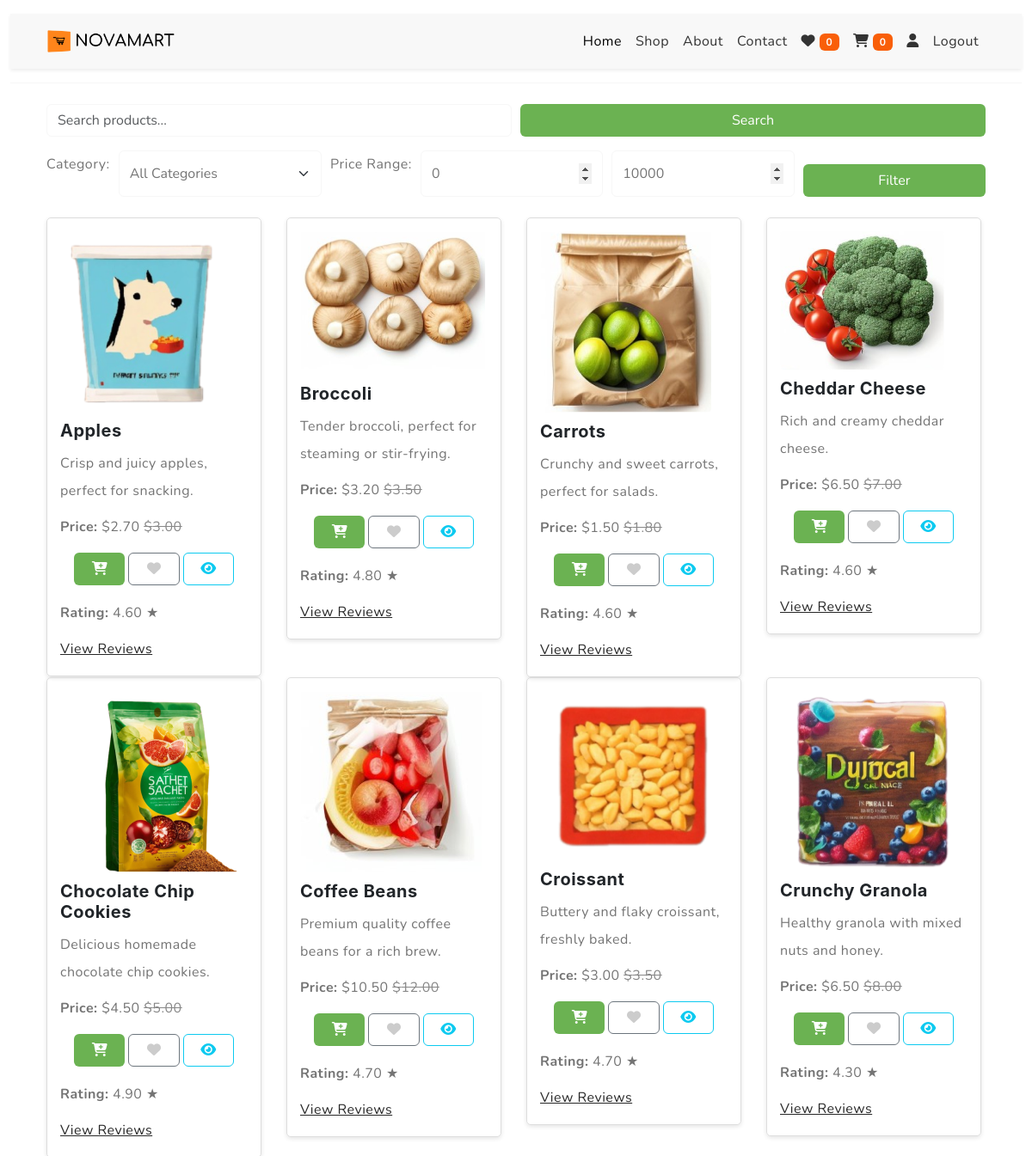
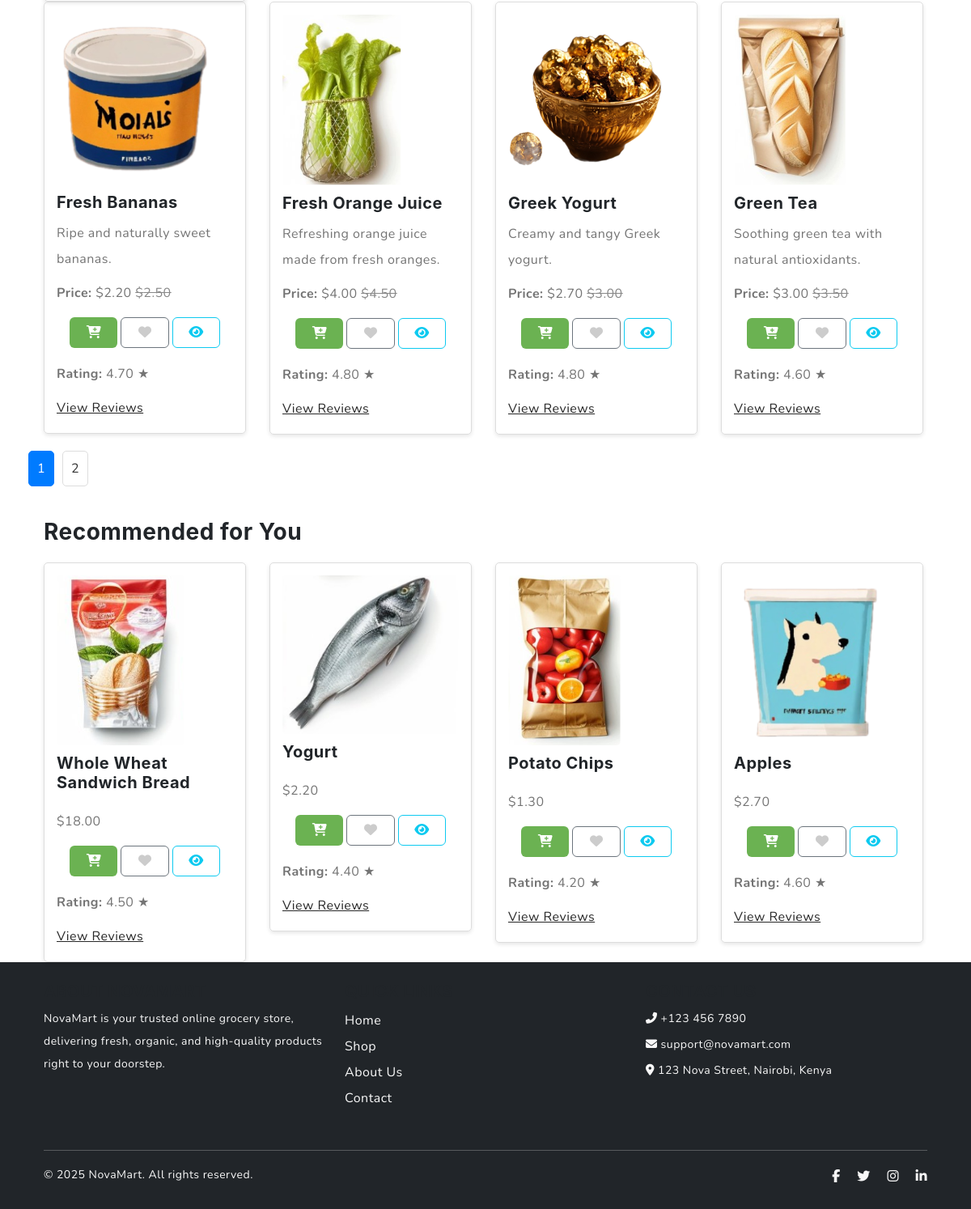
/shop.php (signed in), run on the app's committed database (2 pictures, top to bottom).
### tables this page shows
CREATE TABLE products (
    id INT AUTO_INCREMENT PRIMARY KEY,
    category_id INT NOT NULL,
    name VARCHAR(255) NOT NULL,
    description TEXT,
    image_url VARCHAR(255),
    rating DECIMAL(3, 2),
    reviews_count INT,
    original_price DECIMAL(10, 2),
    discounted_price DECIMAL(10, 2),
    discount_percentage DECIMAL(5, 2),
    quantity_in_stock INT,
    is_featured BOOLEAN,
    is_most_popular BOOLEAN,
    is_just_arrived BOOLEAN,
    is_best_selling BOOLEAN,
    created_at TIMESTAMP DEFAULT CURRENT_TIMESTAMP,
    FOREIGN KEY (category_id) REFERENCES categories(id) ON DELETE CASCADE
);

### shop.php (the view, shortened to what this page needs)
<?php
include('db_connection.php');
$is_logged_in = isset($_SESSION['user_id']);
$search = isset($_GET['search']) ? $_GET['search'] : '';
$category_filter = isset($_GET['category']) ? $_GET['category'] : '';
$min_price = isset($_GET['min_price']) ? $_GET['min_price'] : 0;
$max_price = isset($_GET['max_price']) ? $_GET['max_price'] : 10000;
$limit = 12;
$page = isset($_GET['page']) ? $_GET['page'] : 1;
$offset = ($page - 1) * $limit;
$query = "SELECT * FROM products WHERE quantity_in_stock > 0
          AND (name LIKE '%$search%' OR description LIKE '%$search%')
          AND (original_price BETWEEN $min_price AND $max_price)
          AND (category_id LIKE '%$category_filter%')
          ORDER BY name ASC LIMIT $limit OFFSET $offset";
$result = mysqli_query($conn, $query);
$total_query = "SELECT COUNT(*) FROM products WHERE quantity_in_stock > 0";
$total_result = mysqli_query($conn, $total_query);
$total_row = mysqli_fetch_array($total_result);
$total_products = $total_row[0];
$total_pages = ceil($total_products / $limit);
?>
<!DOCTYPE html>
<html lang="en">
<head>
    <link rel="stylesheet" href="https://cdn.jsdelivr.net/npm/swiper@9/swiper-bundle.min.css">
    <link href="https://cdn.jsdelivr.net/npm/bootstrap@5.3.0-alpha3/dist/css/bootstrap.min.css" rel="stylesheet">
    <link rel="stylesheet" type="text/css" href="css/vendor.css">
    <link rel="stylesheet" type="text/css" href="style.css">
    <link href="https://cdnjs.cloudflare.com/ajax/libs/font-awesome/6.5.0/css/all.min.css" rel="stylesheet">
</head>
<body>
<header>
    <div class="container-fluid">
        <div class="row py-3 border-bottom">
            <nav class="navbar navbar-expand-lg navbar-light bg-light shadow-sm">
                <div class="container">
                    <img src="images/logo.png" alt="NovaMart logo" class="img-fluid" style="max-width: 150px; height: auto;">
                    <div class="collapse navbar-collapse" id="navbarNav">
                        <ul class="navbar-nav ms-auto">
                            <li class="nav-item">
                                <a class="nav-link active" href="index.php">Home</a>
                            </li>
                            <li class="nav-item">
                                <a class="nav-link" href="shop.php">Shop</a>
                            </li>
                            <li class="nav-item">
                                <a class="nav-link" href="#about">About</a>
                            </li>
                            <li class="nav-item">
                                <a class="nav-link" href="#contact">Contact</a>
                            </li>
                             <li class="nav-item">
                        <a class="nav-link" href="wishlist.php">
                            <i class="fas fa-heart"></i>
                            <span id="wishlist-count" class="badge bg-danger">
                                <?php echo $_SESSION['wishlist_count'] ?? 0; ?>
                            </span>
                        </a>
                    </li>
                            <li class="nav-item">
                    <a class="nav-link" href="cart.php">
                      <i class="fas fa-cart-shopping"></i>
                      <span id="cart-count" class="badge bg-danger"><?php echo $_SESSION['cart_count'] ?? 0; ?></span>
                    </a>
                  </li>
                  <?php if ($is_logged_in): ?>
                    <li class="nav-item">
                      <a class="nav-link" href="#" data-bs-toggle="modal" data-bs-target="#userInfoModal">
                        <i class="fas fa-user"></i>
                      </a>
                    </li>
                    <li class="nav-item">
                      <a class="nav-link" href="logout.php">Logout</a>
                    </li>
                  <?php endif; ?>
                        </ul>
                    </div>
                </div>
            </nav>
        </div>
    </div>
</header>
<section class="search-filter container my-4">
    <form method="GET" action="shop.php">
        <input type="text" name="search" placeholder="Search products..." value="<?php echo $search; ?>" class="form-control">
        <button type="submit" class="btn btn-primary">Search</button>
    </form>
    <form method="GET" action="shop.php" class="mt-3">
        <label>Category:</label>
        <select name="category" class="form-select">
            <option value="">All Categories</option>
        </select>
        <label>Price Range:</label>
        <input type="number" name="min_price" placeholder="Min Price" value="<?php echo $min_price; ?>" class="form-control">
        <input type="number" name="max_price" placeholder="Max Price" value="<?php echo $max_price; ?>" class="form-control">
        <button type="submit" class="btn btn-primary mt-3">Filter</button>
    </form>
</section>
<section class="product-listings container">
    <div class="row">
        <?php while ($row = mysqli_fetch_assoc($result)): ?>
            <div class="col-md-6 col-lg-4 col-xl-3">
                <div class="product-card">
                    <img src="<?php echo $row['image_url']; ?>" alt="<?php echo $row['name']; ?>" class="product-image">
                    <h3><?php echo $row['name']; ?></h3>
                    <p><?php echo $row['description']; ?></p>
                    <p><strong>Price:</strong> $<?php echo $row['discounted_price']; ?>
                        <span class="original-price">$<?php echo $row['original_price']; ?></span>
                    </p>
                    <div class="button-area p-3 pt-0">
                        <div class="row g-1 mt-2">
                            <div class="col-4">
                                <button class="btn btn-primary w-100 add-to-cart" data-product-id="<?php echo $row['id']; ?>">
                                    <i class="fas fa-cart-plus"></i>
                                </button>
                            </div>
                            <div class="col-4">
                                <button class="btn btn-outline-secondary w-100 add-to-wishlist" data-product-id="<?php echo $row['id']; ?>">
                                    <i class="fas fa-heart wishlist-icon"></i>
                                </button>
                            </div>
                            <div class="col-4">
                                <button class="btn btn-outline-info w-100 quick-view-btn" data-id="<?php echo $row['id']; ?>">
                                    <i class="fas fa-eye"></i>
                                </button>
                            </div>
                        </div>
                    </div>
                    <p><strong>Rating:</strong> <?php echo $row['rating']; ?> ★</p>
                    <a href="product_reviews.php?product_id=<?php echo $row['id']; ?>">View Reviews</a>
                </div>
            </div>
        <?php endwhile; ?>
    </div>
</section>
<div class="pagination container">
    <?php for ($i = 1; $i <= $total_pages; $i++): ?>
        <a href="shop.php?page=<?php echo $i; ?>&search=<?php echo $search; ?>&category=<?php echo $category_filter; ?>&min_price=<?php echo $min_price; ?>&max_price=<?php echo $max_price; ?>" class="<?php echo ($i == $page) ? 'active' : ''; ?>"><?php echo $i; ?></a>
    <?php endfor; ?>
</div>
<section class="recommended-products container">
    <h3>Recommended for You</h3>
    <div class="row">
        <?php
        $recommended_query = "SELECT * FROM products WHERE is_featured = 1 LIMIT 4";
        $recommended_result = mysqli_query($conn, $recommended_query);
        while ($recommended = mysqli_fetch_assoc($recommended_result)) {
            echo "<div class='col-md-6 col-lg-4 col-xl-3'>
                    <div class='product-card'>
                        <img src='{$recommended['image_url']}' alt='{$recommended['name']}' class='product-image'>
                        <h3>{$recommended['name']}</h3>
                        <p>\${$recommended['discounted_price']}</p>
                        <div class='button-area p-3 pt-0'>
                            <div class='row g-1 mt-2'>
                                <div class='col-4'>
                                    <button class='btn btn-primary w-100 add-to-cart' data-product-id='{$recommended['id']}'>
                                        <i class='fas fa-cart-plus'></i>
                                    </button>
                                </div>
                                <div class='col-4'>
                                    <button class='btn btn-outline-secondary w-100 add-to-wishlist' data-product-id='{$recommended['id']}'>
                                        <i class='fas fa-heart wishlist-icon'></i>
                                    </button>
                                </div>
                                <div class='col-4'>
                                    <button class='btn btn-outline-info w-100 quick-view-btn' data-id='{$recommended['id']}'>
                                        <i class='fas fa-eye'></i>
                                    </button>
                                </div>
                            </div>
                        </div>
                        <p><strong>Rating:</strong> {$recommended['rating']} ★</p>
                        <a href='product_reviews.php?product_id={$recommended['id']}'>View Reviews</a>
                    </div>
                </div>";
        }
        ?>
    </div>
</section>
<footer class="footer bg-dark text-light py-4">
    <div class="container">
        <div class="row">
            <div class="col-md-4 mb-3">
                <h5 class="text-uppercase fw-bold">About NovaMart</h5>
                <p class="small">
                    NovaMart is your trusted online grocery store, delivering fresh, organic, and high-quality products right to your doorstep.
                </p>
            </div>
            <div class="col-md-4 mb-3">
                <h5 class="text-uppercase fw-bold">Quick Links</h5>
                <ul class="list-unstyled">
                    <li><a href="#" class="text-light text-decoration-none">Home</a></li>
                    <li><a href="#" class="text-light text-decoration-none">Shop</a></li>
                    <li><a href="#" class="text-light text-decoration-none">About Us</a></li>
                    <li><a href="#" class="text-light text-decoration-none">Contact</a></li>
                </ul>
            </div>
            <div class="col-md-4 mb-3">
                <h5 class="text-uppercase fw-bold">Contact Us</h5>
                <p class="small mb-1"><i class="fas fa-phone-alt"></i> +123 456 7890</p>
                <p class="small mb-1"><i class="fas fa-envelope"></i> support@novamart.com</p>
                <p class="small mb-0"><i class="fas fa-map-marker-alt"></i> 123 Nova Street, Nairobi, Kenya</p>
            </div>
        </div>
        <hr class="border-light">
        <div class="row">
            <div class="col-md-6">
                <p class="mb-0 small">&copy; 2025 NovaMart. All rights reserved.</p>
            </div>
            <div class="col-md-6 text-md-end">
                <a href="#" class="text-light me-3"><i class="fab fa-facebook-f"></i></a>
                <a href="#" class="text-light me-3"><i class="fab fa-twitter"></i></a>
                <a href="#" class="text-light me-3"><i class="fab fa-instagram"></i></a>
                <a href="#" class="text-light"><i class="fab fa-linkedin-in"></i></a>
            </div>
        </div>
    </div>
</footer>
<div class="toast-container position-fixed bottom-0 end-0 p-3">
</div>
</body>
</html>

### style.css (style rules this page uses)
body { --heading-font : "Inter", sans-serif; --bs-link-color: #333; --bs-link-hover-color:#333; --bs-link-color-rgb: 40,40,40; --bs-link-hover-color-rgb: 0,0,0; --bs-light-rgb: 248, 248, 248; --bs-font-sans-serif: "Inter", sans-serif; --bs-body-font-family: var(--bs-font-sans-serif); --bs-body-font-size: 1rem; --bs-body-font-weight: 400; --bs-body-line-height: 2; --bs-body-color: #747474; --bs-primary: #6BB252; --bs-primary-rgb: 107, 178, 82; --bs-secondary: #364127; --bs-secondary-rgb: 54, 65, 39; --bs-danger: #F95F09; --bs-danger-rgb: 249, 95, 9; --bs-success: #a3be4c; --bs-success-rgb: 163, 190, 76; --bs-primary-bg-subtle: #FFF9EB; --bs-success-bg-subtle: #eef5e5; --bs-border-color: #F7F7F7; }
.btn-primary { --bs-btn-color: #fff; --bs-btn-bg: var(--bs-primary); --bs-btn-border-color: transparent; --bs-btn-hover-color: #fff; --bs-btn-hover-bg: #f7a422; --bs-btn-hover-border-color: transparent; --bs-btn-focus-shadow-rgb: 49,132,253; --bs-btn-active-color: #fff; --bs-btn-active-bg: var(--bs-primary); --bs-btn-active-border-color: transparent; --bs-btn-active-shadow: inset 0 3px 5px rgba(0, 0, 0, 0.125); --bs-btn-disabled-color: #fff; --bs-btn-disabled-bg: #d3d7dd; --bs-btn-disabled-border-color: transparent; }
body { letter-spacing: 0.03em; }
h1,h2,h3,h4,h5,h6 { font-family: var(--heading-font); color: var(--bs-dark); font-weight: 700; }
.pagination { --bs-pagination-active-bg: var(--bs-primary); --bs-pagination-active-border-color: var(--bs-primary); }
.container, .container-fluid, .container-lg, .container-md, .container-sm, .container-xl, .container-xxl { --bs-gutter-x: 3rem; }
.container-fluid { max-width: 1600px; }
body { font-family: 'Nunito', sans-serif; }
.navbar-nav .nav-link { color: #333; }
.footer { background-color: #343a40; color: #fff; padding: 20px 0; }
.footer a { color: #fff; }

### shop.php (style rules this page uses)
.search-filter { margin-bottom: 20px; }
.search-filter form { display: flex; flex-wrap: wrap; gap: 10px; }
.search-filter input, .search-filter select, .search-filter button { flex: 1; min-width: 150px; }
.product-listings { display: flex; flex-wrap: wrap; gap: 20px; }
.product-card { border: 1px solid #ddd; padding: 15px; border-radius: 5px; box-shadow: 0 2px 5px rgba(0, 0, 0, 0.1); transition: transform 0.3s; width: calc(25% - 20px); min-width: 250px; box-sizing: border-box; }
.product-card img { max-width: 100%; height: auto; margin-bottom: 10px; border-radius: 5px; }
.product-card h3 { font-size: 1.25rem; margin-bottom: 10px; }
.product-card p { margin-bottom: 10px; }
.product-card .original-price { text-decoration: line-through; color: #888; }
.pagination { margin-top: 20px; text-align: center; }
.pagination a { margin: 0 5px; padding: 5px 10px; border: 1px solid #ddd; border-radius: 5px; text-decoration: none; color: #333; }
.pagination a.active { background-color: #007bff; color: #fff; border-color: #007bff; }
.recommended-products { margin-top: 40px; }
.recommended-products h3 { margin-bottom: 20px; }
.wishlist-icon { color: #ccc; cursor: pointer; }

### data on the page
products: image_url (picture), name "Apples", description "Crisp and juicy apples, perfect for snacking.", discounted_price "2.70", original_price "3.00", rating "4.60"
products: image_url (picture), name "Broccoli", description "Tender broccoli, perfect for steaming or stir-frying.", discounted_price "3.20", original_price "3.50", rating "4.80"
products: image_url (picture), name "Carrots", description "Crunchy and sweet carrots, perfect for salads.", discounted_price "1.50", original_price "1.80", rating "4.60"
products: image_url (picture), name "Cheddar Cheese", description "Rich and creamy cheddar cheese.", discounted_price "6.50", original_price "7.00", rating "4.60"
products: image_url (picture), name "Chocolate Chip Cookies", description "Delicious homemade chocolate chip cookies.", discounted_price "4.50", original_price "5.00", rating "4.90"
products: image_url (picture), name "Coffee Beans", description "Premium quality coffee beans for a rich brew.", discounted_price "10.50", original_price "12.00", rating "4.70"
products: image_url (picture), name "Croissant", description "Buttery and flaky croissant, freshly baked.", discounted_price "3.00", original_price "3.50", rating "4.70"
products: image_url (picture), name "Crunchy Granola", description "Healthy granola with mixed nuts and honey.", discounted_price "6.50", original_price "8.00", rating "4.30"
products: image_url (picture), name "Fresh Bananas", description "Ripe and naturally sweet bananas.", discounted_price "2.20", original_price "2.50", rating "4.70"
products: image_url (picture), name "Fresh Orange Juice", description "Refreshing orange juice made from fresh oranges.", discounted_price "4.00", original_price "4.50", rating "4.80"
products: image_url (picture), name "Greek Yogurt", description "Creamy and tangy Greek yogurt.", discounted_price "2.70", original_price "3.00", rating "4.80"
products: image_url (picture), name "Green Tea", description "Soothing green tea with natural antioxidants.", discounted_price "3.00", original_price "3.50", rating "4.60"
products: image_url (picture), name "Whole Wheat Sandwich Bread", discounted_price "18.00", rating "4.50"
products: image_url (picture), name "Yogurt", discounted_price "2.20", rating "4.40"
products: image_url (picture), name "Potato Chips", discounted_price "1.30", rating "4.20"

### other printed values
$_SESSION['wishlist_count'] "0"
$_SESSION['cart_count'] "0"
